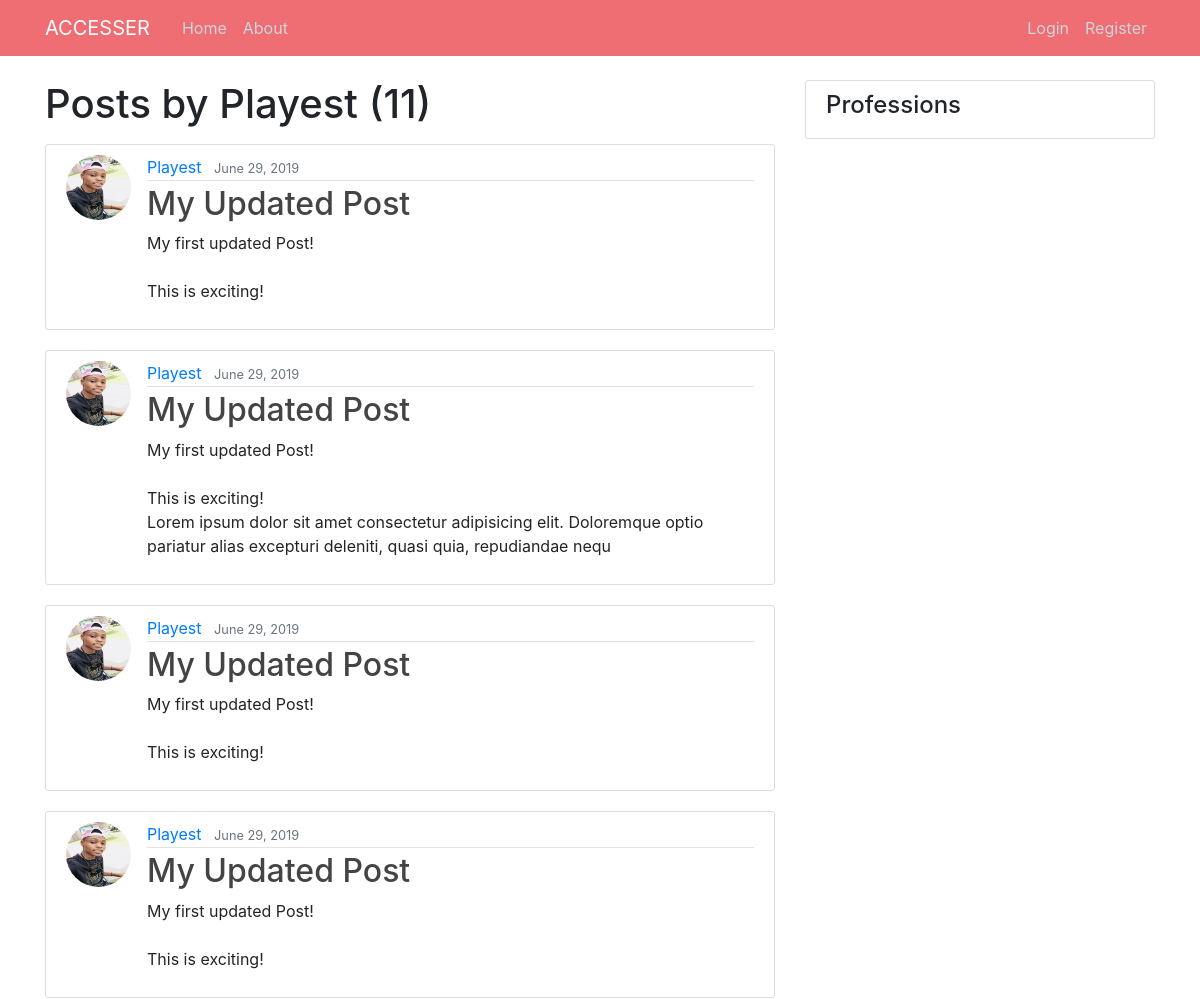
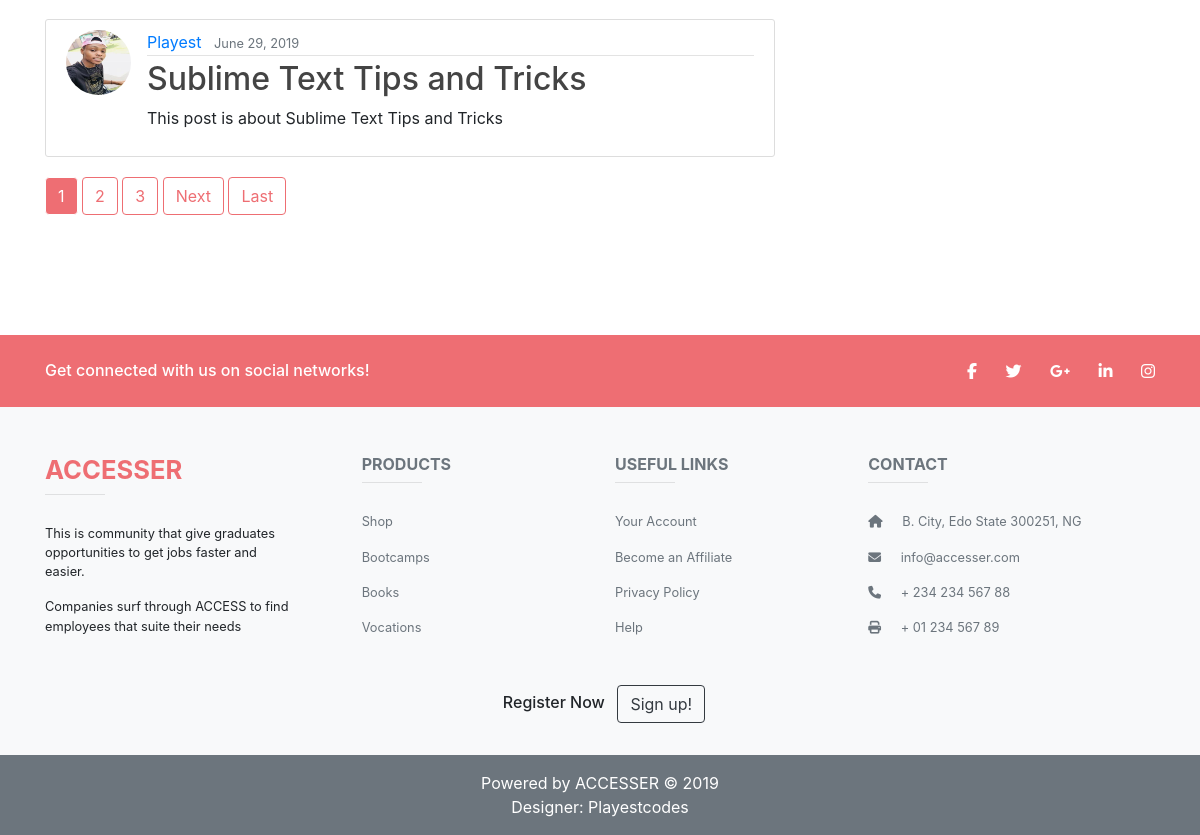
Page /user/Playest on the committed database (2 pictures, top to bottom).
### blog/models.py (models this page shows, shortened)
class Post(models.Model):
 title = models.CharField(max_length=100)
 content = models.TextField()
 date_posted = models.DateTimeField(default=timezone.now)
 author = models.ForeignKey(User, on_delete=models.CASCADE, related_name="posts")

### users/models.py (models this page shows, shortened)
class Profile(models.Model):
    user = models.OneToOneField(User, on_delete=models.CASCADE, related_name = "profile", null=True, blank=True)
    first_name = models.CharField(max_length=50)
    last_name = models.CharField(max_length=50)
    age = models.PositiveIntegerField()
    university = models.CharField(max_length=100)
    course = models.CharField(max_length=100)
    city = models.CharField(max_length=50)
    state = models.CharField(max_length=50)
    country = models.CharField(max_length=50)
    phone_number = models.PositiveIntegerField()
    image = models.ImageField(default='default.jpg', upload_to='profile_pics')
    profession = models.ForeignKey(Profession, on_delete=models.CASCADE, related_name="profiles", null=True, blank=True)

### blog/views.py (the view)
# urls.py: path('user/<str:username>', UserPostListView.as_view(), name='user-posts'),
class UserPostListView(ListView):
    model = Post
    template_name = 'blog/user_posts.html'
    context_object_name = 'posts'
    paginate_by = 5
    def get_queryset(self):
        user = get_object_or_404(User, username=self.kwargs.get('username'))
        return Post.objects.filter(author=user).order_by('-date_posted')

### blog/templates/blog/user_posts.html (shortened to what this page needs)
{% extends "blog/base.html" %}
{% block content %}
    <h1 class="mb-3">Posts by {{ view.kwargs.username }} ({{ page_obj.paginator.count }})</h1>
    {% for post in posts %}
        <article class="media content-section">
          <img class="rounded-circle article-img" src="{{ post.author.profile.image.url }}">
          <div class="media-body">
            <div class="article-metadata">
              <a class="mr-2" href="{% url 'user-details' post.author.id %} style="color: #ee6e73">{{ post.author }}</a>
              <small class="text-muted">{{ post.date_posted|date:"F d, Y" }}</small>
            </div>
            <h2><a class="article-title" href="{% url 'post-detail' post.id %}">{{ post.title }}</a></h2>
            <p class="article-content">{{ post.content }}</p>
          </div>
        </article>
    {% endfor %}
    {% if is_paginated %}
      {% for num in page_obj.paginator.page_range %}
        {% if page_obj.number == num %}
          <a class="btn btn-info mb-4" href="?page={{ num }}">{{ num }}</a>
        {% elif num > page_obj.number|add:'-3' and num < page_obj.number|add:'3' %}
          <a class="btn btn-outline-info mb-4" href="?page={{ num }}">{{ num }}</a>
        {% endif %}
      {% endfor %}
      {% if page_obj.has_next %}
        <a class="btn btn-outline-info mb-4" href="?page={{ page_obj.next_page_number }}">Next</a>
        <a class="btn btn-outline-info mb-4" href="?page={{ page_obj.paginator.num_pages }}">Last</a>
      {% endif %}
    {% endif %}
{% endblock content %}

### blog/static/blog/main.css (style rules this page uses)
body { box-sizing: border-box; margin-top: 5rem; }
.content-section { background: #ffffff; padding: 10px 20px; border: 1px solid #dddddd; border-radius: 3px; margin-bottom: 20px; }
.article-title { color: #444444; }
.article-content { white-space: pre-line; }
.article-img { height: 65px; width: 65px; margin-right: 16px; }
.article-metadata { padding-bottom: 1px; margin-bottom: 4px; border-bottom: 1px solid #e3e3e3 }
.btn-info { background-color: #ee6e73; color: white; border-color: white; }
.btn-outline-info { background-color: white; color: #ee6e73; border-color: #ee6e73; }

### rows in the picture
Post: author.profile.image (picture), author "Playest", date_posted "June 29, 2019", title "My Updated Post", content "My first updated Post! This is exciting!"
Post: author.profile.image (picture), author "Playest", date_posted "June 29, 2019", title "My Updated Post", content "My first updated Post! This is exciting! Lorem ipsum dolor sit amet consectetur adipisicing elit. Doloremque optio pariatur alias excepturi deleniti, quasi quia, repudiandae nequ"
Post: author.profile.image (picture), author "Playest", date_posted "June 29, 2019", title "My Updated Post", content "My first updated Post! This is exciting!"
Post: author.profile.image (picture), author "Playest", date_posted "June 29, 2019", title "My Updated Post", content "My first updated Post! This is exciting!"
Post: author.profile.image (picture), author "Playest", date_posted "June 29, 2019", title "Sublime Text Tips and Tricks", content "This post is about Sublime Text Tips and Tricks"

### other values in the picture
{{ view.kwargs.username }} "Playest"
{{ page_obj.paginator.count }} "11"
{{ num }} "1"
{{ num }} "2" "3"
